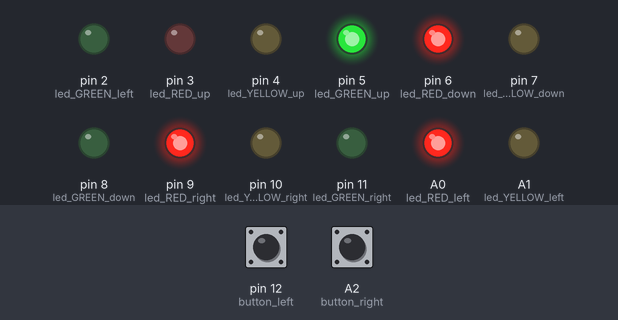
Recording of a sketch running on a simulated Arduino Uno, built with avr-gcc and run on an emulated ATmega328P. On the bench: output pins drawn as LEDs (lit = HIGH). The inputs (shaded band) are chosen by the test bench; at power-on: pin 12 (button_left) HIGH, A2 (button_right) HIGH.

Above: at 1.2 s.
1.3 s: pin 12 (button_left) pulled LOW for 0.15 s
At 2.3 s:
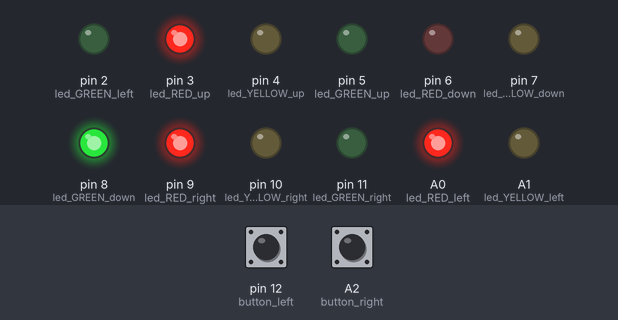
3.1 s: A2 (button_right) pulled LOW for 0.15 s
At 4.6 s:
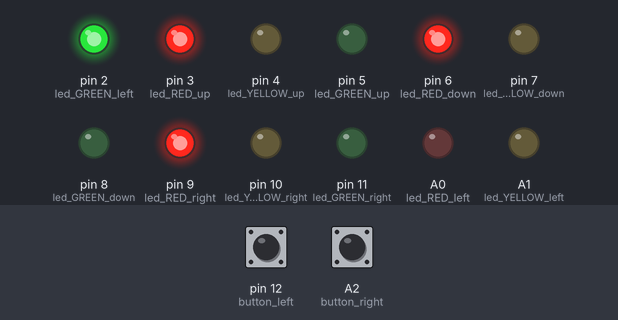
4.9 s: pin 12 (button_left) pulled LOW for 1 s
At 7.3 s:
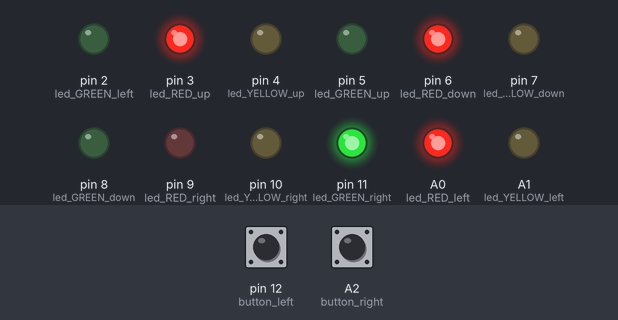
7.6 s: A2 (button_right) pulled LOW for 1 s
At 8.65 s:
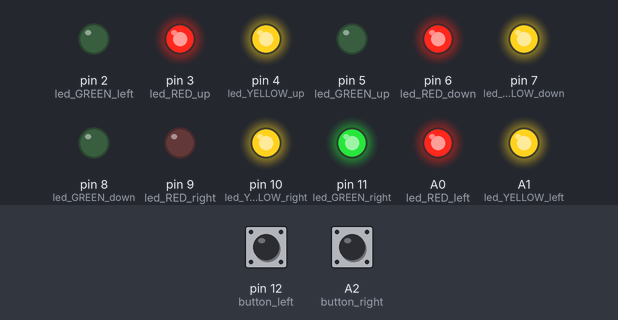
10.2 s: A2 (button_right) pulled LOW for 3.2 s
At 13.45 s:
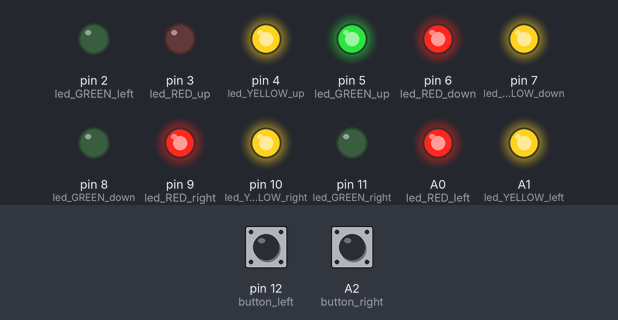
15.1 s: pin 12 (button_left) pulled LOW for 3.2 s
At 19.3 s:
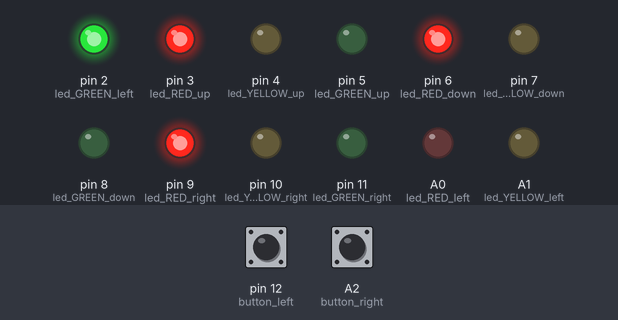
Timing chart, 0 to 20.8 s (numbered marks = the images above; inputs shaded):
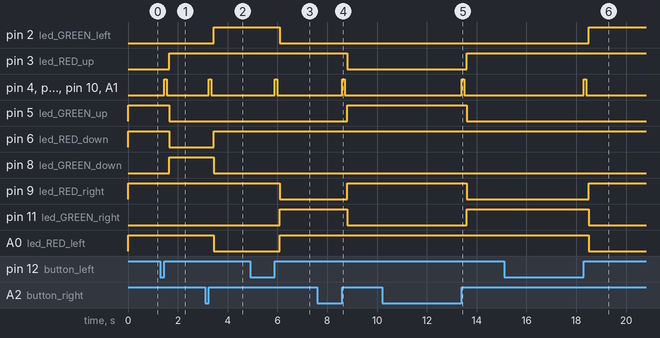

The sketch:

manual_traffic_signal_system1.ino
```cpp
int var = 0;  // variable

//GREEN
int led_GREEN_left = 2;
int led_GREEN_down = 8;
int led_GREEN_right = 11;
int led_GREEN_up = 5;

//YELLOW
int led_YELLOW_left = A1;
int led_YELLOW_down = 7;
int led_YELLOW_right = 10;
int led_YELLOW_up = 4;

//RED
int led_RED_left = A0;
int led_RED_down = 6;
int led_RED_right = 9;
int led_RED_up = 3;

//BUTTONS
int button_left = 12;
int button_right = A2;

int counter =0;
//int left=0,right =0,up=0,down=0;


int state = HIGH;      // the current state of the output pin
int reading;           // the current reading from the input pin
int previous = LOW;    // the previous reading from the input pin

// the follow variables are long's because the time, measured in miliseconds,
// will quickly become a bigger number than can be stored in an int.
long time = 0;         // the last time the output pin was toggled
long debounce = 200;   // the debounce time, increase if the output flickers

int state1 = HIGH;      // the current state of the output pin
int reading1;           // the current reading from the input pin
int previous1 = LOW;    // the previous reading from the input pin

// the follow variables are long's because the time, measured in miliseconds,
// will quickly become a bigger number than can be stored in an int.
long time1 = 0;         // the last time the output pin was toggled
long debounce1 = 200;   // the debounce time, increase if the output flickers


void setup()  {

  pinMode(led_RED_left, OUTPUT);
  pinMode(led_YELLOW_left , OUTPUT);
  pinMode(led_GREEN_left, OUTPUT);

  pinMode(led_RED_down, OUTPUT);
  pinMode(led_YELLOW_down, OUTPUT);
  pinMode(led_GREEN_down, OUTPUT);

  pinMode(led_RED_right, OUTPUT);
  pinMode(led_YELLOW_right, OUTPUT);
  pinMode(led_GREEN_right, OUTPUT);

  pinMode(led_RED_up, OUTPUT);
  pinMode(led_YELLOW_up, OUTPUT);
  pinMode(led_GREEN_up, OUTPUT);

  pinMode(button_left, INPUT);
  pinMode(button_right, INPUT);
  Serial.begin(9600);


  digitalWrite(button_left,HIGH);
  digitalWrite(button_right,HIGH);

  digitalWrite(led_RED_left, HIGH);
  digitalWrite(led_YELLOW_left , LOW);
  digitalWrite(led_GREEN_left, LOW);

  digitalWrite(led_RED_down, HIGH);
  digitalWrite(led_YELLOW_down, LOW);
  digitalWrite(led_GREEN_down, LOW);

  digitalWrite(led_RED_right, HIGH);
  digitalWrite(led_YELLOW_right, LOW);
  digitalWrite(led_GREEN_right, LOW);

  digitalWrite(led_RED_up, LOW);
  digitalWrite(led_YELLOW_up, LOW);
  digitalWrite(led_GREEN_up, HIGH);


}
void loop()
{
  reading = digitalRead(button_left);
  reading1 = digitalRead(button_right);
//
  if (reading == HIGH && previous == LOW && millis() - time > debounce) {
    if (state == HIGH){
      digitalWrite(led_YELLOW_up, HIGH);
      digitalWrite(led_YELLOW_down, HIGH);
      digitalWrite(led_YELLOW_right, HIGH);
      digitalWrite(led_YELLOW_left, HIGH);
  		delay(100);
      digitalWrite(led_YELLOW_up, LOW);
      digitalWrite(led_YELLOW_down, LOW);
      digitalWrite(led_YELLOW_right, LOW);
      digitalWrite(led_YELLOW_left, LOW);
  		delay(100);

      state = LOW;
    }else{
      digitalWrite(led_YELLOW_up, HIGH);
      digitalWrite(led_YELLOW_down, HIGH);
      digitalWrite(led_YELLOW_right, HIGH);
      digitalWrite(led_YELLOW_left, HIGH);
      delay(100);
      digitalWrite(led_YELLOW_up, LOW);
      digitalWrite(led_YELLOW_down, LOW);
      digitalWrite(led_YELLOW_right, LOW);
      digitalWrite(led_YELLOW_left, LOW);
      delay(100);
      state = HIGH;
    }

    time = millis();
  }else if (reading1 == HIGH && previous1 == LOW && millis() - time1 > debounce1) {
    if (state1 == HIGH){
      digitalWrite(led_YELLOW_up, HIGH);
      digitalWrite(led_YELLOW_down, HIGH);
      digitalWrite(led_YELLOW_right, HIGH);
      digitalWrite(led_YELLOW_left, HIGH);
      delay(100);
      digitalWrite(led_YELLOW_up, LOW);
      digitalWrite(led_YELLOW_down, LOW);
      digitalWrite(led_YELLOW_right, LOW);
      digitalWrite(led_YELLOW_left, LOW);
      delay(100);

      state1 = LOW;
    }else{
      digitalWrite(led_YELLOW_up, HIGH);
      digitalWrite(led_YELLOW_down, HIGH);
      digitalWrite(led_YELLOW_right, HIGH);
      digitalWrite(led_YELLOW_left, HIGH);
      delay(100);
      digitalWrite(led_YELLOW_up, LOW);
      digitalWrite(led_YELLOW_down, LOW);
      digitalWrite(led_YELLOW_right, LOW);
      digitalWrite(led_YELLOW_left, LOW);
      delay(100);
      state1 = HIGH;

    }

    time1 = millis();
  }


  if(state == LOW && state1 == LOW){

    left_RED_t0_GREEN();

  }else if(state == LOW && state1 == HIGH ) {

    down_RED_t0_GREEN();

  }else if(state == HIGH && state1 == LOW ) {

    right_RED_t0_GREEN();

  }else if(state == HIGH && state1 == HIGH ) {

    up_RED_t0_GREEN();

  }

  previous = reading;
  previous1 = reading1;
//


}
void left_GREEN_t0_RED(){

    // left_RED=1;
    digitalWrite(led_RED_left, HIGH);

    // left_GREEN=0;
    digitalWrite(led_GREEN_left,LOW);

    }
void left_RED_t0_GREEN(){

    // left_RED=0;
    digitalWrite(led_RED_left,LOW);

    up_GREEN_t0_RED();
    down_GREEN_t0_RED();
    right_GREEN_t0_RED();

    // left_GREEN=1;
    digitalWrite(led_GREEN_left,HIGH);

    }


void right_GREEN_t0_RED(){

    // right_RED=1;
    digitalWrite(led_RED_right, HIGH);

    // right_GREEN=0;
    digitalWrite(led_GREEN_right,LOW);

    }
void right_RED_t0_GREEN(){

    // right_RED=0;
    digitalWrite(led_RED_right, LOW);


    up_GREEN_t0_RED();
    down_GREEN_t0_RED();
    left_GREEN_t0_RED();


    // right_GREEN=1;
    digitalWrite(led_GREEN_right, HIGH);
    }

void up_GREEN_t0_RED(){

    // up_RED=1;
    digitalWrite(led_RED_up, HIGH);

    // up_GREEN=0;
    digitalWrite(led_GREEN_up, LOW);

    }
void up_RED_t0_GREEN(){

    // up_RED=0;
    digitalWrite(led_RED_up, LOW);

    right_GREEN_t0_RED();
    down_GREEN_t0_RED();
    left_GREEN_t0_RED();


    // up_GREEN=1;
    digitalWrite(led_GREEN_up, HIGH);
    }

void down_GREEN_t0_RED(){

    // down_RED=1;
    digitalWrite(led_RED_down, HIGH);


    // down_GREEN=0;
    digitalWrite(led_GREEN_down, LOW);

    }
void down_RED_t0_GREEN(){

    // down_RED=0;
    digitalWrite(led_RED_down, LOW);

    up_GREEN_t0_RED();
    right_GREEN_t0_RED();
    left_GREEN_t0_RED();


    // down_GREEN=1;
    digitalWrite(led_GREEN_down, HIGH);
    }
```

Manual_traffic_control_using_cmd_input.cpp
```cpp
#include<stdio.h>
int left_RED=0;
int left_YELLOW=0;
int left_GREEN=1;

int right_RED=1;
int right_YELLOW=0;
int right_GREEN=0;

int up_RED=1;
int up_YELLOW=0;
int up_GREEN=0;

int down_RED=1;
int down_YELLOW=0;
int down_GREEN=0;

void left_GREEN_t0_RED();
void left_RED_t0_GREEN();

void right_GREEN_t0_RED();
void right_RED_t0_GREEN();

void up_GREEN_t0_RED();
void up_RED_t0_GREEN();

void down_GREEN_t0_RED();
void down_RED_t0_GREEN();

int main(){
int input=111;
scanf("%d",&input);
//printf("%d",input);
/*
int left_RED=0;
int left_YELLOW=0;
int left_GREEN=1;

int right_RED=1;
int right_YELLOW=0;
int right_GREEN=0;

int up_RED=1;
int up_YELLOW=0;
int up_GREEN=0;

int down_RED=1;
int down_YELLOW=0;
int down_GREEN=0;
*/

    switch(input){
        case 0:
            left_RED_t0_GREEN();
            printf("LG %d\n",left_GREEN);
            printf("LR %d\n",left_RED);

            printf("RG %d\n",right_GREEN);
            printf("RR %d\n",right_RED);

            printf("UG %d\n",up_GREEN);
            printf("UR %d\n",up_RED);

            printf("DG %d\n",down_GREEN);
            printf("DR %d\n",down_RED);


            break;
        case 1:

            down_RED_t0_GREEN();
            printf("LG %d\n",left_GREEN);
            printf("LR %d\n",left_RED);

            printf("RG %d\n",right_GREEN);
            printf("RR %d\n",right_RED);

            printf("UG %d\n",up_GREEN);
            printf("UR %d\n",up_RED);

            printf("DG %d\n",down_GREEN);
            printf("DR %d\n",down_RED);

            break;
        case 2:

            right_RED_t0_GREEN();
            printf("LG %d\n",left_GREEN);
            printf("LR %d\n",left_RED);

            printf("RG %d\n",right_GREEN);
            printf("RR %d\n",right_RED);

            printf("UG %d\n",up_GREEN);
            printf("UR %d\n",up_RED);

            printf("DG %d\n",down_GREEN);
            printf("DR %d\n",down_RED);

            break;
        case 3:

            up_RED_t0_GREEN();
            printf("LG %d\n",left_GREEN);
            printf("LR %d\n",left_RED);

            printf("RG %d\n",right_GREEN);
            printf("RR %d\n",right_RED);

            printf("UG %d\n",up_GREEN);
            printf("UR %d\n",up_RED);

            printf("DG %d\n",down_GREEN);
            printf("DR %d\n",down_RED);

            break;

    }


}
void left_GREEN_t0_RED(){

    left_RED=1;

    left_GREEN=0;

    }
void left_RED_t0_GREEN(){

    left_RED=0;

    up_GREEN_t0_RED();
    down_GREEN_t0_RED();
    right_GREEN_t0_RED();

    left_GREEN=1;

    }


void right_GREEN_t0_RED(){

    right_RED=1;

    right_GREEN=0;

    }
void right_RED_t0_GREEN(){

    right_RED=0;


    up_GREEN_t0_RED();
    down_GREEN_t0_RED();
    left_GREEN_t0_RED();


    right_GREEN=1;
    }

void up_GREEN_t0_RED(){

    up_RED=1;

    up_GREEN=0;

    }
void up_RED_t0_GREEN(){

    up_RED=0;

    right_GREEN_t0_RED();
    down_GREEN_t0_RED();
    left_GREEN_t0_RED();


    up_GREEN=1;
    }

void down_GREEN_t0_RED(){

    down_RED=1;

    down_GREEN=0;

    }
void down_RED_t0_GREEN(){

    down_RED=0;

    up_GREEN_t0_RED();
    right_GREEN_t0_RED();
    left_GREEN_t0_RED();


    down_GREEN=1;
    }
```

Measured:
- after the input at 1.3 s, pin 3 (led_RED_up), pin 8 (led_GREEN_down): LOW → HIGH after 0.35 s; pin 4 (led_YELLOW_up), pin 7 (led_YELLOW_down), pin 10 (led_YELLOW_right), A1 (led_YELLOW_left): LOW → HIGH after 0.15 s, → LOW 0.10 s later; pin 5 (led_GREEN_up), pin 6 (led_RED_down): HIGH → LOW after 0.35 s
- after the input at 3.1 s, pin 2 (led_GREEN_left), pin 6 (led_RED_down): LOW → HIGH after 0.35 s; pin 4 (led_YELLOW_up), pin 7 (led_YELLOW_down), pin 10 (led_YELLOW_right), A1 (led_YELLOW_left): LOW → HIGH after 0.15 s, → LOW 0.10 s later; pin 8 (led_GREEN_down), A0 (led_RED_left): HIGH → LOW after 0.35 s
- after the input at 4.9 s, pin 2 (led_GREEN_left), pin 9 (led_RED_right): HIGH → LOW after 1.2 s; pin 4 (led_YELLOW_up), pin 7 (led_YELLOW_down), pin 10 (led_YELLOW_right), A1 (led_YELLOW_left): LOW → HIGH after 1.0 s, → LOW 0.10 s later; pin 11 (led_GREEN_right), A0 (led_RED_left): LOW → HIGH after 1.2 s
- after the input at 7.6 s, pin 3 (led_RED_up), pin 11 (led_GREEN_right): HIGH → LOW after 1.2 s; pin 4 (led_YELLOW_up), pin 7 (led_YELLOW_down), pin 10 (led_YELLOW_right), A1 (led_YELLOW_left): LOW → HIGH after 1.0 s, → LOW 0.10 s later; pin 5 (led_GREEN_up), pin 9 (led_RED_right): LOW → HIGH after 1.2 s
- after the input at 10.2 s, pin 3 (led_RED_up), pin 11 (led_GREEN_right): LOW → HIGH after 3.4 s; pin 4 (led_YELLOW_up), pin 7 (led_YELLOW_down), pin 10 (led_YELLOW_right), A1 (led_YELLOW_left): LOW → HIGH after 3.2 s, → LOW 0.10 s later; pin 5 (led_GREEN_up), pin 9 (led_RED_right): HIGH → LOW after 3.4 s
- after the input at 15.1 s, pin 2 (led_GREEN_left), pin 9 (led_RED_right): LOW → HIGH after 3.4 s; pin 4 (led_YELLOW_up), pin 7 (led_YELLOW_down), pin 10 (led_YELLOW_right), A1 (led_YELLOW_left): LOW → HIGH after 3.2 s, → LOW 0.10 s later; pin 11 (led_GREEN_right), A0 (led_RED_left): HIGH → LOW after 3.4 s
